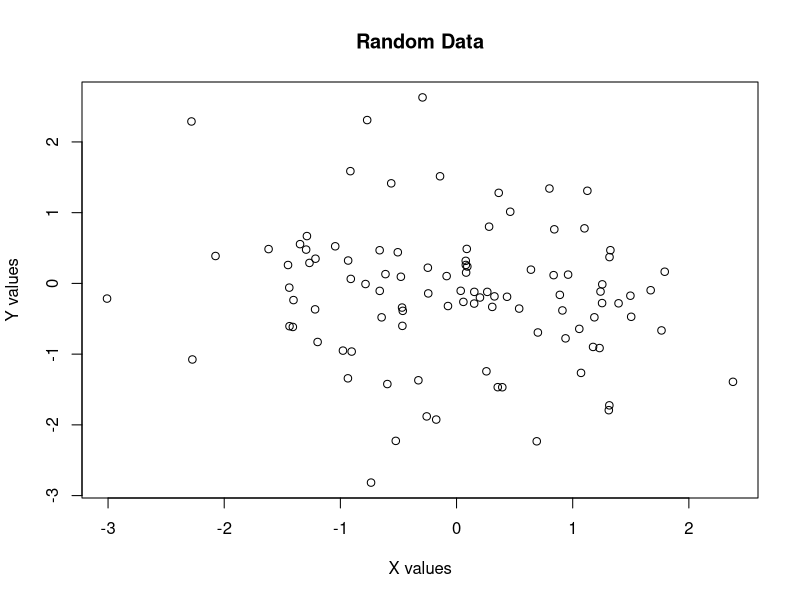

The R source for this figure:
## ---- chunk 1
# Create some sample data in R
x <- rnorm(100)
y <- rnorm(100)

# Create a simple plot
plot(x, y, main="Random Data", xlab="X values", ylab="Y values")

# Summary statistics
summary(data.frame(x, y))
